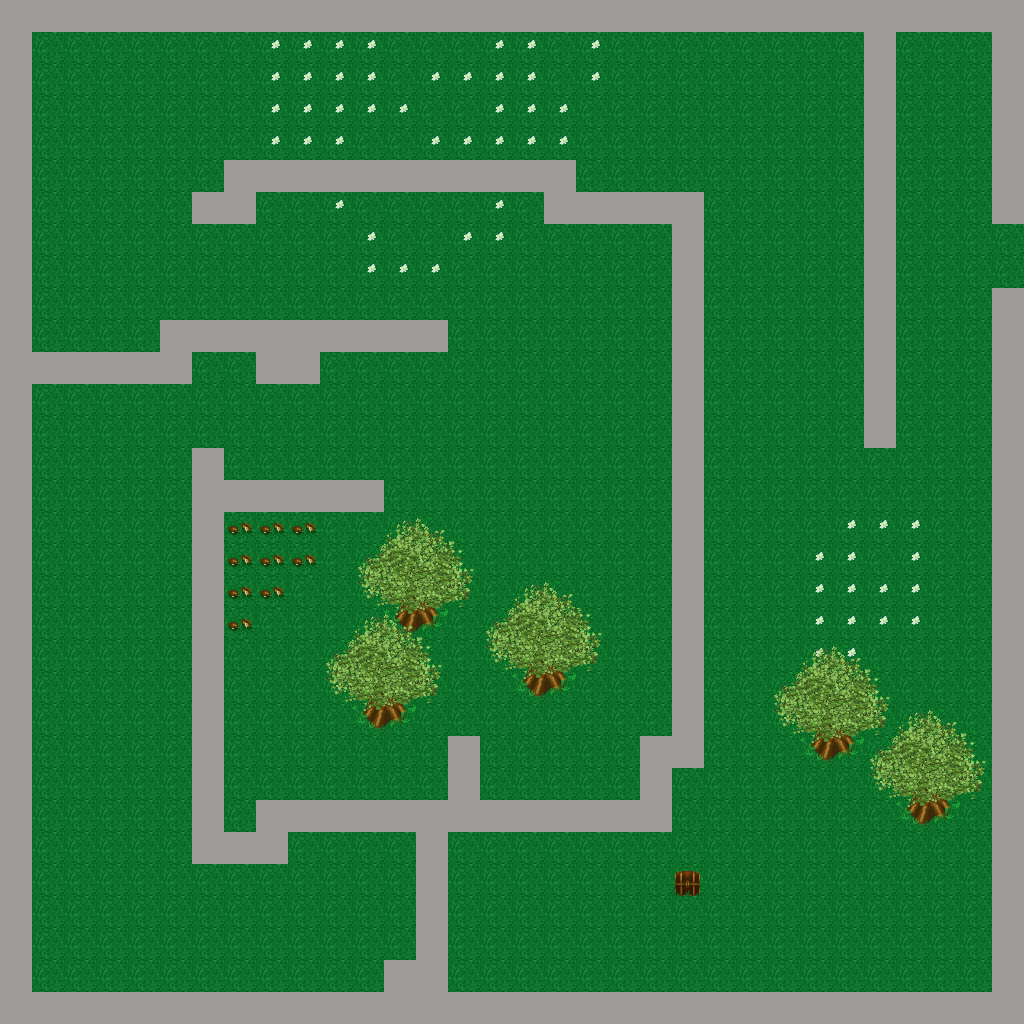

Tiled map render using the project's own tile images. Description and the map definition, with tile-layer contents summarised, below:
An orthogonal 32x32 tile map with 32x32 px tiles, 3 tile layers (base, base2, overlay) and 28 objects.

<map version="1.0" orientation="orthogonal" renderorder="right-down" width="32" height="32" tilewidth="32" tileheight="32" nextobjectid="38">
 <tileset firstgid="1" name="forest_tileset_32x32" tilewidth="32" tileheight="32">
  <image source="../../tilesets/forest_tileset_32x32.png" width="512" height="160" />
  <tile id="53">
   <properties>
    <property name="walkable" value="false" />
   </properties>
  </tile>
  <tile id="57">
   <properties>
    <property name="walkable" value="false" />
   </properties>
  </tile>
  <tile id="58">
   <properties>
    <property name="walkable" value="false" />
   </properties>
  </tile>
  <tile id="68">
   <properties>
    <property name="walkable" value="false" />
   </properties>
  </tile>
 </tileset>
 <layer name="base" width="32" height="32">
  <data>[1024 cells, 1024 non-empty, 4 distinct tile ids]</data>
 </layer>
 <layer name="base2" width="32" height="32">
  <data>[1024 cells, 10 non-empty, 2 distinct tile ids]</data>
 </layer>
 <layer name="overlay" width="32" height="32">
  <data>[1024 cells, 60 non-empty, 13 distinct tile ids]</data>
 </layer>
 <objectgroup color="#ff07fe" name="collision">
  <object id="2" x="0" y="2" width="34" height="1020" />
  <object id="3" x="36" y="994" width="984" height="30" />
  <object id="5" x="418" y="802" width="28" height="216" />
  <object id="6" x="384" y="960" width="40" height="46" />
  <object id="7" x="252" y="800" width="420" height="28" />
  <object id="8" x="448" y="738" width="32" height="84" />
  <object id="9" x="642" y="738" width="30" height="84" />
  <object id="10" x="672" y="192" width="30" height="578" />
  <object id="11" x="194" y="452" width="26" height="412" />
  <object id="12" x="2" y="354" width="192" height="30" />
  <object id="13" x="158" y="322" width="290" height="28" />
  <object id="14" x="256" y="352" width="66" height="34" />
  <object id="17" x="-6" y="0" width="1028" height="30" />
  <object id="18" x="226" y="164" width="346" height="26" />
  <object id="19" x="192" y="194" width="62" height="28" />
  <object id="20" x="545.333" y="196.667" width="144" height="24" />
  <object id="22" x="864" y="-10" width="34" height="462" />
  <object id="23" x="990" y="-14" width="32" height="240" />
  <object id="24" x="992.667" y="288.667" width="30" height="720" />
  <object id="25" x="224" y="484" width="158" height="24" />
  <object id="26" x="190" y="836" width="96" height="28" />
  <object id="27" x="520" y="669" width="46.6667" height="22.6667" />
  <object id="28" x="676" y="876" width="24" height="20" />
  <object id="34" x="396" y="609.333" width="41.3333" height="22.6667" />
  <object id="35" x="361.333" y="702.667" width="44" height="24" />
  <object id="36" x="809.333" y="733.333" width="45.3333" height="26.6667" />
  <object id="37" x="902.667" y="794.667" width="49.3333" height="32" />
 </objectgroup>
 <objectgroup color="#08ebb2" name="transport">
  <object id="32" x="1038.33" y="224.667" width="6.66667" height="68">
   <properties>
    <property name="area-name" value="sample2" />
    <property name="tile-x" value="0" />
    <property name="tile-y" value="6" />
   </properties>
  </object>
 </objectgroup>
</map>
